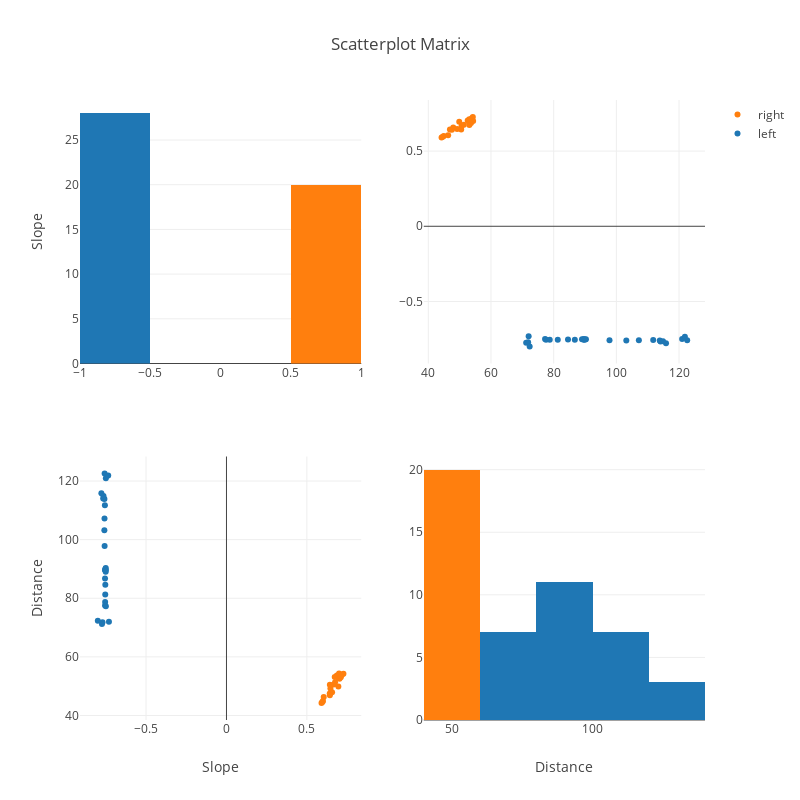

Notebook source saved alongside this figure:
### Markdown cell above
# Visualize useful Hough line features

### Code cell
color_selector_obj.viz_line_features()

### Figure 1 — Plotly figure (JSON) as saved in the notebook; plotly's stock layout.template omitted (floating-point values rounded to 4 significant figures)
{"data": [{"marker": {"color": "rgb(31, 119, 180)"}, "showlegend": false, "type": "histogram", "x": [-0.7552, -0.7525, -0.751, -0.7532, -0.7538, -0.7518, -0.7593, -0.7508, -0.7537, -0.7559, -0.755, -0.7708, -0.7308, -0.7589, -0.75, -0.7576, -0.7584, -0.7535, -0.7544, -0.7534, -0.7578, -0.7778, -0.7647, -0.7742, -0.75, -0.7353, -0.7667, -0.8], "xaxis": "x1", "yaxis": "y1"}, {"marker": {"color": "rgb(255, 127, 14)"}, "showlegend": false, "type": "histogram", "x": [0.697, 0.6667, 0.6, 0.642, 0.7027, 0.6863, 0.6567, 0.7179, 0.6463, 0.5962, 0.6429, 0.7273, 0.7, 0.5909, 0.6753, 0.6047, 0.7111, 0.6957, 0.6731, 0.6429], "xaxis": "x1", "yaxis": "y1"}, {"marker": {"color": "rgb(31, 119, 180)", "size": 6}, "mode": "markers", "name": "left", "showlegend": true, "type": "scatter", "x": [86.75, 90.07, 89.04, 89.75, 81.3, 89.5, 103.2, 90.29, 89.55, 111.8, 77.54, 71.85, 72.01, 113.8, 121.0, 122.6, 107.2, 89.66, 78.74, 84.57, 97.81, 115.8, 114.9, 71.22, 77.24, 121.9, 114.1, 72.34], "xaxis": "x2", "y": [-0.7552, -0.7525, -0.751, -0.7532, -0.7538, -0.7518, -0.7593, -0.7508, -0.7537, -0.7559, -0.755, -0.7708, -0.7308, -0.7589, -0.75, -0.7576, -0.7584, -0.7535, -0.7544, -0.7534, -0.7578, -0.7778, -0.7647, -0.7742, -0.75, -0.7353, -0.7667, -0.8], "yaxis": "y2"}, {"marker": {"color": "rgb(255, 127, 14)", "size": 6}, "mode": "markers", "name": "right", "showlegend": true, "type": "scatter", "x": [52.89, 50.61, 44.94, 47.53, 52.57, 53.63, 47.96, 53.9, 49.19, 44.61, 46.9, 54.2, 54.31, 44.23, 51.34, 46.33, 53.08, 49.87, 53.11, 50.5], "xaxis": "x2", "y": [0.697, 0.6667, 0.6, 0.642, 0.7027, 0.6863, 0.6567, 0.7179, 0.6463, 0.5962, 0.6429, 0.7273, 0.7, 0.5909, 0.6753, 0.6047, 0.7111, 0.6957, 0.6731, 0.6429], "yaxis": "y2"}, {"marker": {"color": "rgb(31, 119, 180)", "size": 6}, "mode": "markers", "name": "left", "showlegend": false, "type": "scatter", "x": [-0.7552, -0.7525, -0.751, -0.7532, -0.7538, -0.7518, -0.7593, -0.7508, -0.7537, -0.7559, -0.755, -0.7708, -0.7308, -0.7589, -0.75, -0.7576, -0.7584, -0.7535, -0.7544, -0.7534, -0.7578, -0.7778, -0.7647, -0.7742, -0.75, -0.7353, -0.7667, -0.8], "xaxis": "x3", "y": [86.75, 90.07, 89.04, 89.75, 81.3, 89.5, 103.2, 90.29, 89.55, 111.8, 77.54, 71.85, 72.01, 113.8, 121.0, 122.6, 107.2, 89.66, 78.74, 84.57, 97.81, 115.8, 114.9, 71.22, 77.24, 121.9, 114.1, 72.34], "yaxis": "y3"}, {"marker": {"color": "rgb(255, 127, 14)", "size": 6}, "mode": "markers", "name": "right", "showlegend": false, "type": "scatter", "x": [0.697, 0.6667, 0.6, 0.642, 0.7027, 0.6863, 0.6567, 0.7179, 0.6463, 0.5962, 0.6429, 0.7273, 0.7, 0.5909, 0.6753, 0.6047, 0.7111, 0.6957, 0.6731, 0.6429], "xaxis": "x3", "y": [52.89, 50.61, 44.94, 47.53, 52.57, 53.63, 47.96, 53.9, 49.19, 44.61, 46.9, 54.2, 54.31, 44.23, 51.34, 46.33, 53.08, 49.87, 53.11, 50.5], "yaxis": "y3"}, {"marker": {"color": "rgb(31, 119, 180)"}, "showlegend": false, "type": "histogram", "x": [86.75, 90.07, 89.04, 89.75, 81.3, 89.5, 103.2, 90.29, 89.55, 111.8, 77.54, 71.85, 72.01, 113.8, 121.0, 122.6, 107.2, 89.66, 78.74, 84.57, 97.81, 115.8, 114.9, 71.22, 77.24, 121.9, 114.1, 72.34], "xaxis": "x4", "yaxis": "y4"}, {"marker": {"color": "rgb(255, 127, 14)"}, "showlegend": false, "type": "histogram", "x": [52.89, 50.61, 44.94, 47.53, 52.57, 53.63, 47.96, 53.9, 49.19, 44.61, 46.9, 54.2, 54.31, 44.23, 51.34, 46.33, 53.08, 49.87, 53.11, 50.5], "xaxis": "x4", "yaxis": "y4"}], "layout": {"barmode": "stack", "height": 800, "showlegend": true, "title": "Scatterplot Matrix", "width": 800, "xaxis1": {"anchor": "y1", "domain": [0, 0.45]}, "xaxis2": {"anchor": "y2", "domain": [0.55, 1]}, "xaxis3": {"anchor": "y3", "domain": [0, 0.45], "title": "Slope"}, "xaxis4": {"anchor": "y4", "domain": [0.55, 1], "title": "Distance"}, "yaxis1": {"anchor": "x1", "domain": [0.575, 1], "title": "Slope"}, "yaxis2": {"anchor": "x2", "domain": [0.575, 1]}, "yaxis3": {"anchor": "x3", "domain": [0, 0.425], "title": "Distance"}, "yaxis4": {"anchor": "x4", "domain": [0, 0.425]}}}
